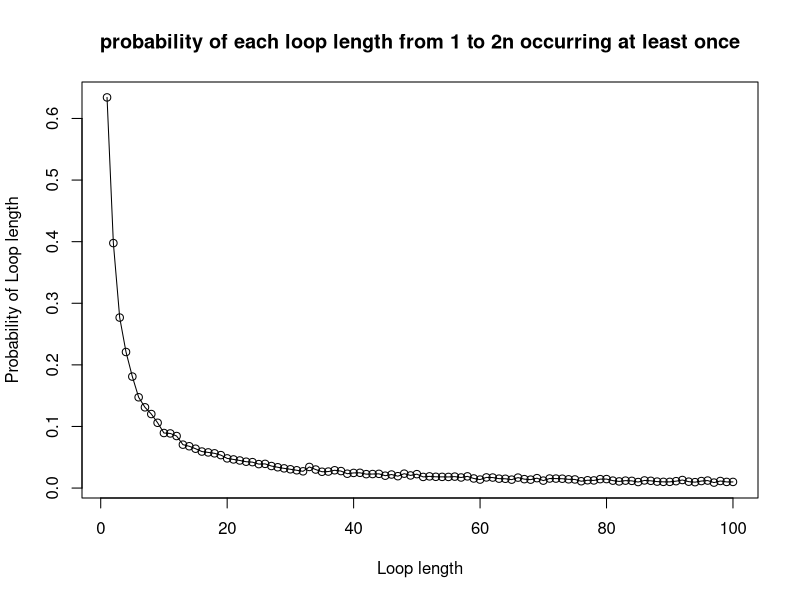
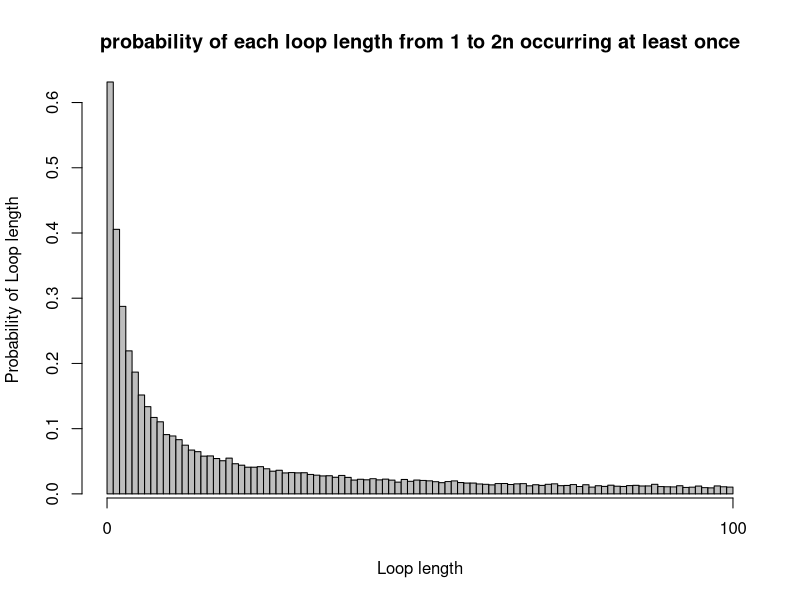

Reproduce these figures in R, in order.
# Karman Singh s1936373
# Viren Sirwani Mulani s1949143
# Alannah Hounat s2434943
# Git repo Link:
# Team member contributions to project:

# Overview of Code: Given the 2n prisoners problem. An R script to evaluate the 
# different probabilities of a prisoner being set free given that they must check 
# n boxes from 2n boxes using one of three strategies.
# 1. Prisoner opens first box with their number on the outside. If it doesn't
# contain their number the next box they open starts with the number revealed in 
# the first box
# 2. the same as strategy 1 except the first box is a random box 
# 3. They open n boxes at random checking for their number within the box 
# We evaluate the probabilities of one prisoner being set free and all 2n 
# prisoners being set free
# Then, based off the logic in a surprising strategy we evaluated the probability
# of each loop length occurring at least once and thus visualizing these 
# probabilities on a graph

# INPUT: n <- decides numbers of prisoners, prisoner_number<- prisoner number, 
# first_box <- first box picked by prisoner, depending on strategy , 
# numbered_boxes <- numbered boxes taken from random sample
# OUTPUT: 1 or 0 for success or not success respectively
# Purpose: returns 1 or 0 as stated above to tell us if the prisoners have
# been successful in finding their number. Also, so code isn't repeated in later functions
success_check <- function(n, prisoner_number, first_box, numbered_boxes) {
  # number of boxes opened by prisoner
  number_of_attempts <- 0
  # value 1 indicates prisoner number found, 0 otherwise
  success <- 0
  # first box opened corresponds to value of k, depending on strategy used, could be 
  # random or prisoners number
  guess <- numbered_boxes[first_box]
  # while loop checks if number of boxes opened is less than or equal to n
  while (number_of_attempts < n) {
    if (guess == prisoner_number) {
      # if prisoner number found, no need to continue looking
      success <- 1
      break
    }
    else {
      # move on to the next box as previous box did not contain prisoner number
      guess <- numbered_boxes[guess]
      # number of attempts goes up by one as prisoner moves on to next box
      number_of_attempts <- number_of_attempts + 1
    }
  }
  
  # 1 or 0, depending on if all prisoner numbers have been found
  return (success)
}

# INPUT: n <- decides numbers of prisoners, quantity <- number of items to choose
# OUTPUT: vector of integers of length 'quantity'
# PURPOSE: produce a vector of box numbers of a particular size depending on 
# the strategy. Strategy 2 would require us to return just one box number while 
# strategy 3 requires us to return n random box numbers
produce_random_numbered_boxes <- function(n, quantity) {
  return (sample(1:n, quantity))
}

# INPUT: n <- decides numbers of prisoners, k <- prisoner number, strategy <- 1, 2 or 3,
# numbered_boxes<- numbered boxes
# OUTPUT: 1(success) or 0(fail)
# PURPOSE: This function simulates the first strategy where a prisoner
# picks a box with their number on it, the second strategy where a prisoner
# picks a random box to begin with, and the third strategy where a prisoner
# picks n boxes at random, checking each card for their number
check_success_given_strategy <- function(n, k, strategy, numbered_boxes){
  success_strategy3 <- 0
  # if and else if to select the correct strategy
  if (strategy == 1)
    # first box picked has prisoners number on it
    first_box <- k
  else if (strategy == 2)
    # pick a box with a random number on it by calling the helper function 
    # 'produce_random_numbered_boxes'
    first_box <- produce_random_numbered_boxes(2 * n, 1)
  else if (strategy == 3) {
    # here we need n random boxes, the aforementioned helper function is used again
    random_box <- produce_random_numbered_boxes(2 * n, n)
    for (box in random_box) {
      # if one of the random boxes contains the prisoners number
      if (box == k){
        # count successes
        success_strategy3 <- 1
        break
      }
    }
    return (success_strategy3)
  }
  # check the success, used for strategy 1 and 2
  check <- success_check(n, k, first_box, numbered_boxes)
  return(check)
}

# INPUT: n <- decides numbers of prisoners, k <- prisoner number, strategy <- either 1,2,3,
# nreps <- number of times experiment is done
# OUTPUT: Probability estimate of prisoner k finding their number using given strategy
# PURPOSE: To find the probability of one prisoner finding their number
Pone <- function(n, k, strategy, nreps = 10000) {
  number_of_success <- 0
  for (reps in 1:nreps) {
    # index of numbered_boxes corresponds to the box number, and the value stored
    # at that index corresponds to the numbered card randomly placed in the box
    numbered_boxes <- produce_random_numbered_boxes(2 * n, 2 * n)
    number_of_success <- number_of_success + 
      check_success_given_strategy(n, k, strategy, numbered_boxes)
  }
  # we divide number_of_success by nreps to get a probability of a single prisoner
  # finding their number
  prob_one_estimate <- number_of_success / nreps
  return (prob_one_estimate)
}

# INPUT: n <- decides numbers of prisoners, strategy <- either 1,2,3
# nreps <- number of times experiment is done
# OUTPUT: Probability estimate of all prisoners finding their number using given strategy
# PURPOSE: To find the probability of all prisoners being released
Pall <- function(n, strategy, nreps = 10000) {
  number_of_success <- 0
  for (reps in 1:nreps) {
    # Outside inner loop since the room is returned to original state once 
    # prisoner leaves
    numbered_boxes <- produce_random_numbered_boxes(2 * n, 2 * n)
    for (prisoner_number in 1:(2 * n)) {
      # calls on helper function to check if the chosen strategy has been 
      # successful or not. A 1 would be success, 0 otherwise
      check <- check_success_given_strategy(n, prisoner_number, strategy, numbered_boxes)
      # if check == 0 then one of the prisoners was unable to find their number
      # this means none of the prisoners go free, so, we stop the loop entirely
      if (check == 0)
        break
    }
    # add 1 to number_of_success if prisoner finds number
    number_of_success <- number_of_success + check
  }
  
  # divide by total number of repetitions to get probability of everybody succeeding 
  prob_all_estimate <- number_of_success / nreps
  return (prob_all_estimate)
}

# example code of the 'Pone' and 'Pall' are provided below:

cat("Probability estimate of a single prisoner succeeding in finding their number:")
cat("\nn=5\nStrategy 1:", Pone(5, 7, 1))
cat("\nStrategy 2:", Pone(5, 7, 2))
cat("\nStrategy 3:", Pone(5, 7, 3))

cat("\nn=50\nStrategy 1:", Pone(50, 7, 1))
cat("\nStrategy 2:", Pone(50, 7, 2))
cat("\nStrategy 3:", Pone(50, 7, 3))

cat("\nProbability estimate of all prisoners succeeding in finding their numbers:")
cat("\nn=5\nStrategy 1:", Pall(5, 1))
cat("\nStrategy 2:", Pall(5, 2))
cat("\nStrategy 3:", Pall(5, 3))

cat("\nn=50\nStrategy 1:", Pall(50, 1))
cat("\nStrategy 2:", Pall(50, 2))
cat("\nStrategy 3:", Pall(50, 3))

# For Pone evidently the less people there are (the smaller that n is) the better 
# chance of success, which is expected.

# Pall is where we observe a surprising result. 
# Strategy 2 and 3 yield zero/near zero probabilities. Strategy 1 yields an
# approximate probability of 30% and 36% for n=50 and n=5 respectively.
# This seems to be the most optimal strategy.
# Strategy 2 and 3 have an element of randomness to them, as a result there 
# is no guarantee to even eventually find the correct prisoner number.
# In strategy 1 every box leads to another and eventually loops back to the
# prisoner number we began with, this is guaranteed. What is not guaranteed
# is the cycle which contains the prisoner number may have a length greater 
# than n.

# INPUT: n <- decides numbers of prisoners, nreps <- number of times experiment is done
# OUTPUT: probability of each loop length from 1 to 2n occurring at least once 
# PURPOSE: here we estimate by simulation the probability of each loop length
# occurring at least once in a random shuffling of the prisoner numbers 
dloop <- function(n, nreps = 10000) {
  # count of all the cycles with loop length 1 to 2n that occurred 0 times 
  # in the simulation
  count_loop_length_0_times = rep(0, 2*n)
  #loop over all experiments(number of repetitions)
  for (reps in 1:nreps) {
    # index of numbered_boxes corresponds to the box number, and the value stored
    # at that index corresponds to the numbered card randomly placed in the box
    numbered_boxes <- produce_random_numbered_boxes(2 * n, 2 * n)
    # count of how many times a cycle has 1 to 2n loop length
    count_of_loop_length = rep(0, 2*n)
    # numbers that are already present in a cycle, hence don't need to be 
    # iterated over again
    numbers_iterated_over = c()
    # looping over all prisoner numbers
    for (prisoner_number in 1:(2 * n)) {
      # vector to hold various cycles, length of this vector would give the 
      # length of the cycle that contains the prisoner number
      individual_cycles = c()
      # if prisoner number is not present in any previous cycles, we follow
      # the path of boxes to find the cycle that contains the prisoner number.
      # if the prisoner number is present, then just skip to the next 
      # prisoner number
      if (!(prisoner_number %in% numbers_iterated_over)) {
        individual_cycles = append(individual_cycles, prisoner_number)
        next_box_in_cycle = numbered_boxes[prisoner_number]
        # checks if the card removed from the box contains the prisoner number
        while (next_box_in_cycle != prisoner_number) {
          individual_cycles = append(individual_cycles, next_box_in_cycle)
          next_box_in_cycle = numbered_boxes[next_box_in_cycle]
        }
        count_of_loop_length[length(individual_cycles)] = 
          count_of_loop_length[length(individual_cycles)] + 1
        # appending the numbers in the cycle to the vector that contains all the
        # cycles
        numbers_iterated_over = append(numbers_iterated_over, individual_cycles)
      }
    }
    # finds all loop lengths that occurred 0 times in the experiment and adds 1
    # to the count for each of those loop lengths
    index_loop_length_0_times = grep(0, count_of_loop_length)
    count_loop_length_0_times[index_loop_length_0_times] = 
      count_loop_length_0_times[index_loop_length_0_times] + 1
  }
  # in the following two lines we take the count of the cycles that happened 
  # zero times and divide by number of repetitions to get a probability
  # of cycles happening zero times. We then subtract these values from 1 to get
  # probability of the cycles happening at least 1 time
  prob_loop_length_0_times <- count_loop_length_0_times/nreps
  prob_loop_length_at_least_once <- 1 - prob_loop_length_0_times
  return (prob_loop_length_at_least_once)
}

# example code for 'dloop' provided below:

cat("Probability of loop length from 1 to 2n occurring at least once in a random shuffling of cards to boxes: ")
cat("\nFor n=50: ", dloop(50))

# Here n=50. For the prisoners to be successful, the longest loop must not be greater than
# 50. The probability of not having a loop longer than 50 is equal to the probability
# of a random permutation of the prisoner numbers 1 to 100 having a loop whose length is
# greater than 50. We first need to know the number of permutations of prisoner
# numbers 1 to 100 with a loop of length x>50. That is 100!/x. The probability of 
# of a random permutation containing no loops of length greater than 50 is 
# calculated below:

# number of permutations with cycle length x>50
single_events <- factorial(100)*(1/(51:100))
# simple sum of all the values in vector
sum_single_events <- sum(single_events)
prob_no_greater_50 <- 1 - (1/factorial(100))*sum_single_events
cat("The probability of no loop being longer than 50 is:", prob_no_greater_50)


# We use a line graph to visualize the probabilities for each loop length. A line
# graph is used her since we can identify trends in the data. Usually line graphs are
# used to track changes over a short or long period of time. But it can be used in
# this scenario.
n1 <- 50
loop_vector1 <- dloop(n=n1,nreps=10000)
line_graph <- plot(x= 1:(2*n1),
                   y=loop_vector1, 
                   type="o",
                   xlab="Loop length",
                   ylab="Probability of Loop length",
                   main= "probability of each loop length from 1 to 2n occurring at least once")

# A bar chart could be used to compare the different loop lengths. 
# The code is not too different here. Bar-chart may seem a bit cramped
n2 <- 50
loop_vector2 <- dloop(n=n2,nreps=10000)
bar_chart <- barplot(height=loop_vector2, 
                     xlab="Loop length",
                     ylab="Probability of Loop length",
                     main= "probability of each loop length from 1 to 2n occurring at least once",
                     space=0)
# Adds an axis to the current plot
axis(side=1,at=c(0,(2*n2)), tick=TRUE)
